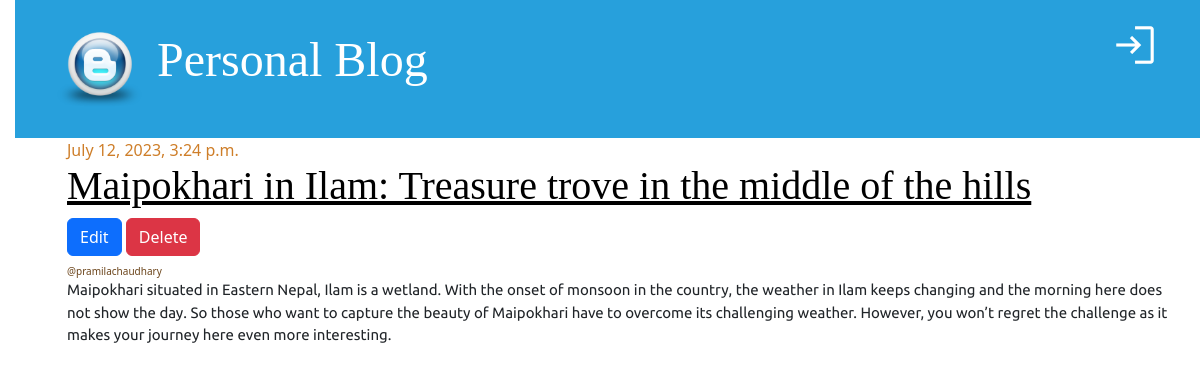
The app's page /blog/post-detail/1/ with its own data.
### biznews/models.py (models this page shows, shortened)
class Post(models.Model):
    STATUS_CHOICES=[
        ("active", "Active"),
        ("inactive", "Inactive"),
    ]
    title=models.CharField(max_length=200)
    content=models.TextField()
    featured_image=models.ImageField(upload_to="post_images/%Y/%m/%d", blank=False)
    author=models.ForeignKey("auth.User", on_delete=models.CASCADE)
    published_at=models.DateTimeField(null=True, blank=True)
    status=models.CharField(max_length=20, choices=STATUS_CHOICES, default="active")
    views_count=models.PositiveBigIntegerField(default=0)
    category=models.ForeignKey(Category, on_delete=models.CASCADE)
    tag=models.ManyToManyField(Tag)

### blog_app/views.py (the view)
# urls.py: path("post-detail/<int:pk>/", views.PostDetailView.as_view(), name="post-detail"),
class PostDetailView(DetailView):
    model = Post
    template_name = "blog/post_detail.html"
    context_object_name = "post"
    def get_queryset(self):
        queryset = Post.objects.filter(pk=self.kwargs["pk"], published_at__isnull=False)
        return queryset

### biznews/navigation.py (called while the page is built)
def navigation(request):
    categories=Category.objects.all()
    tags=Tag.objects.all()
    featured_posts = Post.objects.filter(
            status="active", published_at__isnull=False
        ).order_by("-views_count")[:9]
    tranding_posts = Post.objects.filter(
            status="active", published_at__isnull=False
        )[:9]
    featured_post = (
            Post.objects.filter(status="active", published_at__isnull=False)
            .order_by("-views_count")
            .first()
        )
    return{
        "categories":categories,
        "tags":tags,
        "featured_posts":featured_posts,
        "tranding_posts":tranding_posts,
        "featured_post":featured_post,
    }

### templates/blog/post_detail.html
{% extends "blog/base.html" %}
{% block content %}
  <div class="row">
    <div class="col">
      <div class="post">
        <div class="date">{{ post.published_at }}</div>
        <h1>
          <a href="#">{{ post.title }}</a>
        </h1>
        <div class="mt-2 my-2">
          <a href="{% url 'blog:post-update' post.pk %}" class="btn btn-primary">Edit</a>
          <a href="{% url 'blog:post-delete' post.pk %}" class="btn btn-danger">Delete</a>
        </div>
        <div class="date author">@{{ post.author.username }}</div>
        <p>{{ post.content|safe }}</p>
      </div>
    </div>
  </div>
{% endblock content %}

### static/blog/css/blog.css (style rules this page uses)
body { padding-left: 15px; }
h1 a { color: #27a0dc; font-family: "Lobster"; }
h1, h2, h3, h4 { font-family: "Lobster", cursive; }
.date { color: #ce7e29; }
.post { margin-bottom: 30px; }
.post h1 a, .post h1 a:visited { color: #000000; }
.author { font-size: 10px; color: #6b441a; }
p { font-family: "Ubuntu", sans-serif; font-size: 15px; }

### records on screen
Post: published_at "July 12, 2023, 3:24 p.m.", title "Maipokhari in Ilam: Treasure trove in the middle of the hills", author.username "pramilachaudhary", content "Maipokhari situated in Eastern Nepal, Ilam is a wetland. With the onset of monsoon in the country, the weather in Ilam keeps changing and the morning here does not show the day. So those who want to capture the beauty of Maipokhari have to overcome its challenging weather. However, you won’t regret the challenge as it makes your journey here even more interesting."
